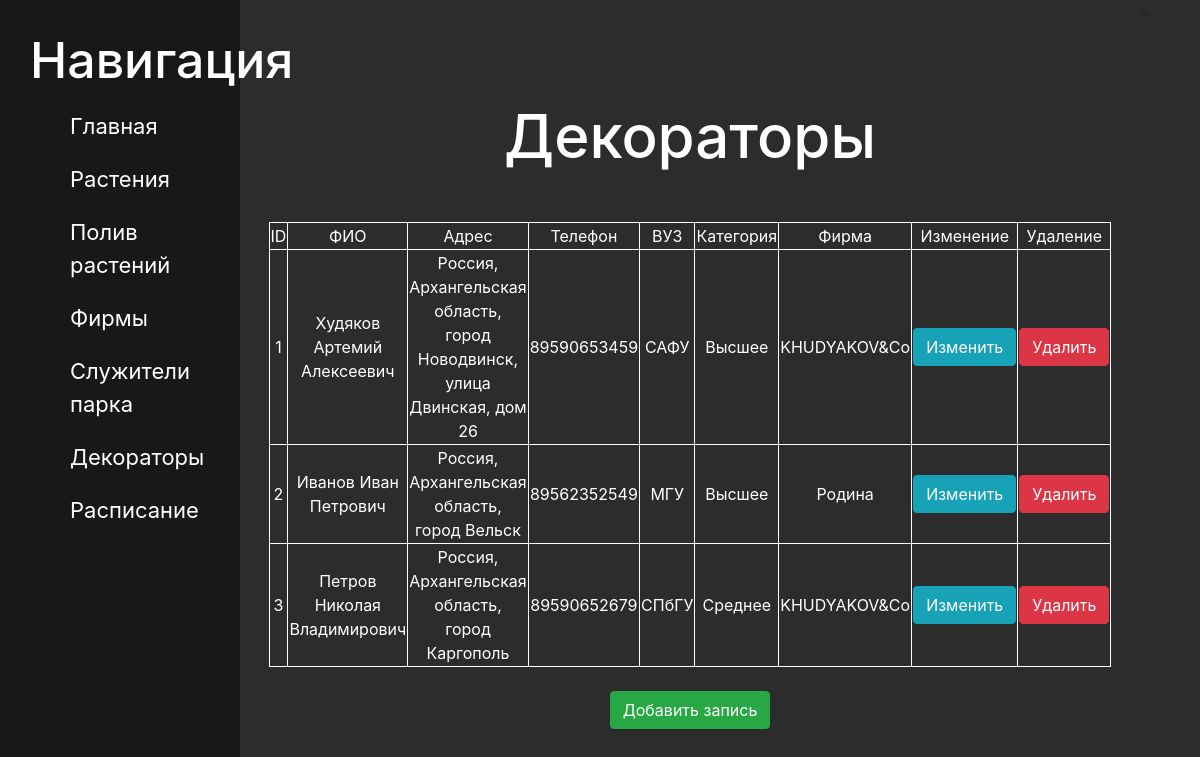
Page /plants/decorator/ on the committed database.
### plants/models.py (models this page shows, shortened)
class Decorator(models.Model):
    name= models.CharField(verbose_name ='ФИО',max_length=100)
    adress = models.CharField(verbose_name='Адрес', max_length=100)
    phone = models.CharField(verbose_name='Телефон', max_length=11)
    VUZ = models.CharField(verbose_name='ВУЗ', max_length=100)
    category = models.CharField(verbose_name='Категория', max_length=100)
    firm = models.ForeignKey(Firms, on_delete=models.CASCADE, verbose_name='Фирмы')
    class Meta:
        verbose_name ='Декоратор'
        verbose_name_plural = 'Декораторы'

class Firms(models.Model):
    name= models.CharField(verbose_name ='Название фирмы',max_length=100)
    adress = models.CharField(verbose_name='Юридический адрес', max_length=100)
    def __str__(self):
        return self.name
    class Meta:
        verbose_name ='Фирма'
        verbose_name_plural = 'Фирмы'

### plants/views.py (the view)
# urls.py: path('decorator/', views.decorator_home, name='dcr'),
def decorator_home(request):
    decorator = Decorator.objects.all()
    return render(request, 'decorator/decorator.html', {'decorator':decorator})

### plants/templates/decorator/decorator.html (shortened to what this page needs)
{% extends 'main/layout.html' %}
{% block content  %}
<div class="features">
    <h1>Декораторы</h1>
    {% if decorator %}
        <table border="1" class="tab">
            <tr>
                <td> ID </td>
                <td> ФИО</td>
                <td> Адрес </td>
                <td> Телефон </td>
                <td> ВУЗ </td>
                <td> Категория </td>
                <td> Фирма </td>
                <td> Изменение </td>
                <td> Удаление </td>
            </tr>
        {% for el in decorator %}
            <div  >
                <tr>
                    <td> {{el.id}} </td>
                    <td> {{el.name}} </td>
                    <td> {{el.adress}}  </td>
                    <td> {{el.phone}}  </td>
                    <td> {{el.VUZ}}  </td>
                    <td> {{el.category}}  </td>
                    <td> {{el.firm}}  </td>
                    <td> <a href="{% url 'upddcr' el.id %}" class="btn btn-info"> Изменить</a> </td>
                    <td> <a href="{% url 'deldcr' el.id %}" class="btn btn-danger"> Удалить</a> </td>
                </tr>
            </div>
        {% endfor %}
            </table>
    {% else %}
        <p>У вас нет записи</p>
    {%endif%}
    <br>
    <a href="{% url 'createdcr' %}"> <button class = "btn btn-success">Добавить запись</button> </a>
</div>
{% endblock %}

### main/static/main/css/main.css (style rules this page uses)
body { background: #2c2c2c; }
main .features { float: left; color: white; margin-top: 100px; text-align: center; width: 75%; }
main .features h1 { font-size: 60px; }
table { border: 1px solid white; margin-top: 50px; margin-left: auto; margin-right: auto; width: 75% }

### rows in the picture
Decorator: id "1", name "Худяков Артемий Алексеевич", adress "Россия, Архангельская область, город Новодвинск, улица Двинская, дом 26", phone "89590653459", VUZ "САФУ", category "Высшее", firm "KHUDYAKOV&Co"
Decorator: id "2", name "Иванов Иван Петрович", adress "Россия, Архангельская область, город Вельск", phone "89562352549", VUZ "МГУ", category "Высшее", firm "Родина"
Decorator: id "3", name "Петров Николая Владимирович", adress "Россия, Архангельская область, город Каргополь", phone "89590652679", VUZ "СПбГУ", category "Среднее", firm "KHUDYAKOV&Co"
